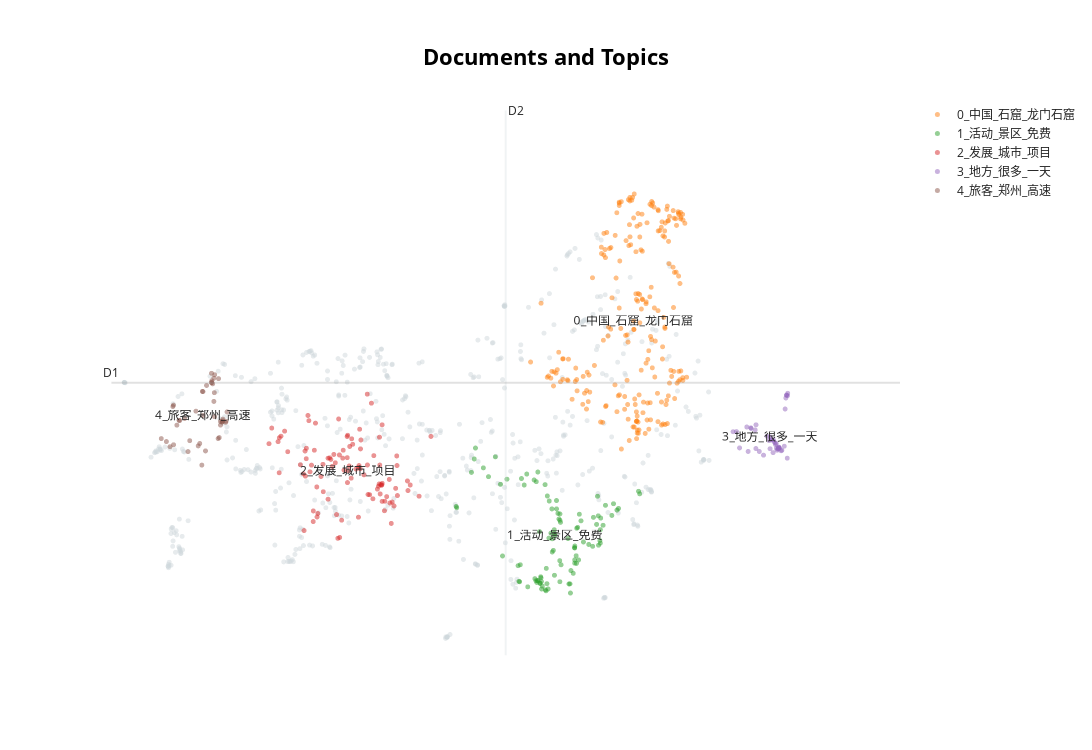

This figure's notebook cell:
### Code cell
# UMAP可视化
reduced_embeddings = UMAP(n_neighbors=10, n_components=2, metric='cosine', min_dist=0.0).fit_transform(embeddings)
topic_model.visualize_documents(docs, reduced_embeddings=reduced_embeddings, hide_document_hover=True, hide_annotations=False)

### Figure 1 — Plotly figure (JSON) as saved in the notebook; plotly's stock layout.template omitted (floating-point values rounded to 4 significant figures; data arrays with more than 128 entries replaced by an {"elided": "..."} marker saying what was removed)
{"data": [{"hoverinfo": "text", "marker": {"color": "#CFD8DC", "opacity": 0.5, "size": 5}, "mode": "markers+text", "name": "other", "showlegend": false, "type": "scattergl", "x": {"elided": "501 float values"}, "y": {"elided": "501 float values"}}, {"hoverinfo": "text", "marker": {"opacity": 0.5, "size": 5}, "mode": "markers+text", "name": "0_中国_石窟_龙门石窟", "text": {"elided": "217 str values"}, "textfont": {"size": 12}, "type": "scattergl", "x": {"elided": "217 float values"}, "y": {"elided": "217 float values"}}, {"hoverinfo": "text", "marker": {"opacity": 0.5, "size": 5}, "mode": "markers+text", "name": "1_活动_景区_免费", "text": ["", "", "", "", "", "", "", "", "", "", "", "", "", "", "", "", "", "", "", "", "", "", "", "", "", "", "", "", "", "", "", "", "", "", "", "", "", "", "", "", "", "", "", "", "", "", "", "", "", "", "", "", "", "", "", "", "", "", "", "", "", "", "", "", "", "", "", "", "", "", "", "", "", "", "", "", "", "", "", "", "", "", "", "", "", "", "", "", "", "", "", "", "", "", "", "", "", "", "", "", "1_活动_景区_免费"], "textfont": {"size": 12}, "type": "scattergl", "x": [7.272, 7.28, 7.247, 7.289, 8.323, 7.567, 7.685, 7.299, 8.13, 7.086, 7.874, 7.352, 7.379, 7.009, 7.783, 7.518, 7.396, 6.455, 7.438, 7.205, 7.456, 7.312, 7.279, 6.973, 6.069, 6.341, 7.519, 7.585, 7.224, 6.734, 7.576, 6.282, 8.044, 7.721, 6.06, 6.323, 7.808, 7.784, 7.826, 6.982, 7.85, 6.992, 8.347, 7.762, 7.452, 7.366, 8.161, 8.23, 7.193, 8.114, 7.24, 7.232, 7.357, 6.629, 7.804, 8.155, 6.96, 7.714, 8.156, 8.42, 8.149, 7.566, 7.568, 7.728, 7.987, 6.53, 7.554, 7.457, 8.195, 8.126, 7.491, 7.486, 8.727, 7.782, 7.488, 7.385, 7.252, 8.101, 8.055, 7.37, 7.568, 7.301, 7.101, 7.7, 8.397, 7.473, 7.783, 6.798, 7.539, 7.839, 7.413, 7.049, 7.91, 6.705, 7.22, 7.292, 7.812, 8.711, 7.408, 7.78, 7.494], "y": [3.329, 2.542, 4.236, 2.643, 3.576, 2.567, 3.224, 2.571, 3.123, 4.205, 3.494, 4.044, 2.538, 4.137, 2.9, 3.803, 2.458, 4.299, 3.306, 2.615, 3.221, 2.5, 2.547, 2.573, 3.692, 4.601, 3.675, 2.825, 4.089, 2.959, 3.47, 4.231, 3.106, 2.395, 3.712, 4.435, 2.846, 3.111, 3.394, 2.566, 3.594, 2.825, 3.754, 2.695, 3.675, 2.429, 3.536, 3.73, 4.115, 3.867, 2.586, 2.557, 2.445, 4.467, 2.962, 3.155, 2.811, 2.535, 3.359, 3.682, 3.195, 2.888, 3.502, 2.737, 3.135, 4.166, 3.522, 3.02, 3.426, 3.569, 3.297, 3.359, 3.904, 3.081, 2.665, 3.872, 2.584, 3.439, 3.547, 2.771, 3.599, 2.457, 2.489, 2.534, 3.657, 3.044, 2.85, 4.127, 3.606, 2.899, 3.795, 4.038, 3.172, 4.049, 2.583, 2.627, 3.381, 3.943, 3.231, 3.086, 3.272]}, {"hoverinfo": "text", "marker": {"opacity": 0.5, "size": 5}, "mode": "markers+text", "name": "2_发展_城市_项目", "text": ["", "", "", "", "", "", "", "", "", "", "", "", "", "", "", "", "", "", "", "", "", "", "", "", "", "", "", "", "", "", "", "", "", "", "", "", "", "", "", "", "", "", "", "", "", "", "", "", "", "", "", "", "", "", "", "", "", "", "", "", "", "", "", "", "", "", "", "", "", "", "", "", "", "", "", "", "", "", "", "", "", "", "", "", "", "", "", "", "", "", "", "", "", "", "", "", "", "", "", "2_发展_城市_项目"], "textfont": {"size": 12}, "type": "scattergl", "x": [4.198, 5.18, 4.956, 5.018, 4.915, 3.612, 5.694, 4.431, 5.117, 4.038, 4.639, 4.05, 5.352, 4.863, 4.85, 4.95, 4.221, 5.196, 3.869, 3.935, 4.77, 3.34, 4.94, 5.13, 4.419, 3.999, 4.367, 4.034, 4.974, 3.881, 4.475, 4.258, 3.513, 4.556, 4.506, 4.962, 4.932, 4.352, 4.768, 4.648, 4.477, 4.129, 4.513, 3.906, 5.157, 4.803, 4.541, 4.124, 4.199, 4.984, 3.919, 4.984, 3.984, 4.67, 3.839, 3.49, 4.483, 4.238, 4.657, 4.98, 4.303, 4.48, 3.796, 4.828, 5.521, 4.985, 4.34, 3.864, 4.396, 3.379, 5.05, 3.849, 4.604, 5.359, 3.472, 5.393, 3.567, 3.982, 4.321, 3.883, 4.096, 4.779, 4.015, 3.957, 5.023, 4.363, 4.945, 4.282, 5.206, 5.088, 5.098, 3.488, 4.534, 4.675, 4.665, 4.641, 4.719, 4.411, 5.2, 4.49], "y": [4.446, 3.988, 3.903, 3.647, 3.976, 4.545, 4.778, 4.265, 3.455, 3.552, 3.549, 3.605, 4.1, 4.486, 3.829, 4.342, 4.452, 4.481, 4.174, 4.239, 4.343, 4.667, 4.055, 3.779, 4.568, 4.568, 3.241, 4.009, 4.034, 4.438, 4.777, 4.321, 4.781, 4.658, 4.328, 4.046, 4.02, 5.043, 5.42, 4.335, 4.455, 3.936, 4.625, 5.096, 3.72, 3.891, 4.742, 4.353, 3.823, 3.79, 5.018, 4.954, 3.644, 4.588, 4.209, 4.757, 4.796, 4.428, 4.887, 4.042, 4.377, 4.075, 4.347, 5.283, 3.868, 4.064, 3.227, 4.556, 3.503, 4.905, 3.862, 3.346, 4.281, 3.954, 4.698, 4.039, 4.858, 3.483, 3.589, 4.598, 4.168, 3.894, 4.98, 4.341, 3.792, 4.496, 4.766, 4.503, 3.878, 4.124, 3.766, 4.225, 4.143, 4.724, 4.285, 4.306, 4.193, 4.447, 4.335, 4.255]}, {"hoverinfo": "text", "marker": {"opacity": 0.5, "size": 5}, "mode": "markers+text", "name": "3_地方_很多_一天", "text": ["", "", "", "", "", "", "", "", "", "", "", "", "", "", "", "", "", "", "", "", "", "", "", "", "", "", "", "", "", "", "", "", "", "", "", "", "", "", "", "", "", "", "3_地方_很多_一天"], "textfont": {"size": 12}, "type": "scattergl", "x": [10.85, 10.74, 10.62, 10.75, 10.88, 10.35, 10.61, 10.3, 10.42, 10.71, 10.84, 10.53, 10.72, 10.71, 10.83, 10.87, 10.74, 10.64, 10.18, 10.74, 10.86, 10.09, 10.47, 10.78, 10.28, 10.76, 10.88, 10.69, 10.13, 10.41, 10.34, 10.75, 10.86, 10.67, 10.79, 10.67, 10.65, 10.7, 10.75, 10.58, 10.42, 10.68, 10.62], "y": [5.362, 4.586, 4.59, 4.615, 5.397, 4.898, 4.714, 4.549, 4.594, 4.599, 5.195, 4.493, 4.567, 4.668, 4.629, 4.446, 4.599, 4.725, 4.603, 4.593, 5.405, 4.849, 4.549, 4.559, 4.921, 4.601, 5.434, 4.68, 4.851, 4.876, 4.909, 4.612, 5.406, 4.531, 4.567, 4.726, 4.732, 4.655, 4.599, 4.78, 4.954, 4.702, 4.77]}, {"hoverinfo": "text", "marker": {"opacity": 0.5, "size": 5}, "mode": "markers+text", "name": "4_旅客_郑州_高速", "text": ["", "", "", "", "", "", "", "", "", "", "", "", "", "", "", "", "", "", "", "", "", "", "", "", "", "", "", "", "", "", "", "", "", "", "", "", "", "", "", "", "", "", "4_旅客_郑州_高速"], "textfont": {"size": 12}, "type": "scattergl", "x": [2.504, 2.188, 2.545, 2.663, 2.001, 2.278, 2.113, 1.848, 2.333, 2.432, 2.606, 2.041, 2.633, 1.901, 2.669, 2.032, 2.363, 2.163, 2.537, 2.417, 2.548, 2.539, 2.709, 2.372, 1.774, 2.716, 2.521, 2.379, 1.953, 1.952, 2.617, 2.502, 2.508, 2.666, 2.635, 2.6, 2.731, 1.943, 2.508, 2.311, 2.652, 2.55, 2.38], "y": [5.737, 4.713, 5.443, 4.999, 4.949, 5.162, 5.05, 4.699, 4.67, 5.553, 5.657, 5.019, 5.006, 4.621, 5.041, 5.023, 4.341, 4.547, 5.662, 4.557, 5.078, 5.31, 4.992, 5.462, 4.744, 5.009, 5.577, 5.46, 4.651, 5.254, 4.76, 5.598, 5.624, 5.015, 4.95, 4.745, 5.15, 5.233, 5.595, 4.634, 4.997, 5.716, 5.095]}], "layout": {"annotations": [{"showarrow": false, "text": "D1", "x": 1.05, "y": 5.593, "yshift": 10}, {"showarrow": false, "text": "D2", "x": 6.78, "xshift": 10, "y": 9.735}], "height": 750, "shapes": [{"line": {"color": "#CFD8DC", "width": 2}, "type": "line", "x0": 6.78, "x1": 6.78, "y0": 1.45, "y1": 9.735}, {"line": {"color": "#9E9E9E", "width": 2}, "type": "line", "x0": 1.05, "x1": 12.51, "y0": 5.593, "y1": 5.593}], "title": {"font": {"color": "Black", "size": 22}, "text": "<b>Documents and Topics</b>", "x": 0.5, "xanchor": "center", "yanchor": "top"}, "width": 1200, "xaxis": {"visible": false}, "yaxis": {"visible": false}}}
